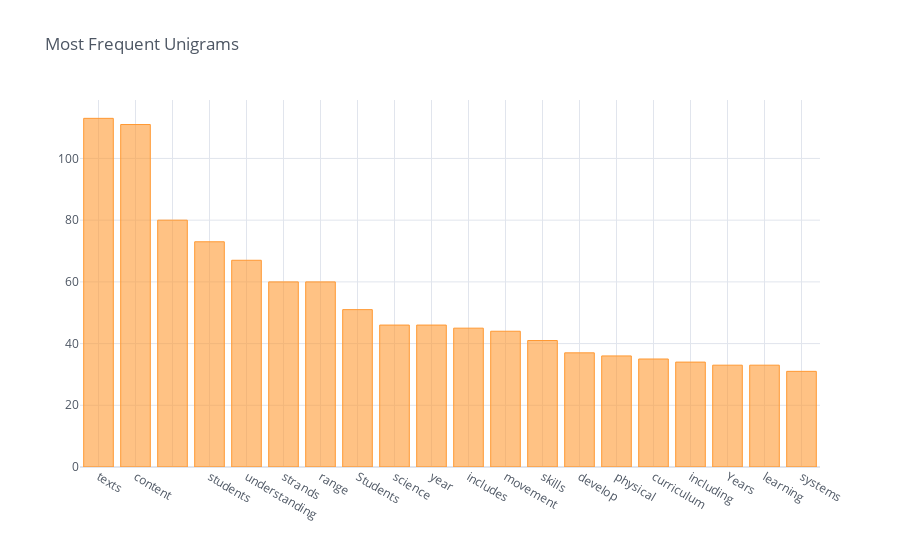

Notebook code for this chart:
### Markdown cell above
#### Most Frequent Unigrams

### Code cell
get_word_freq(df, 'tokenized', 1).head(20).iplot(kind='bar', title='Most Frequent Unigrams')

### Figure 1 — Plotly figure (JSON) as saved in the notebook; plotly's stock layout.template omitted (floating-point values rounded to 4 significant figures)
{"data": [{"marker": {"color": "rgba(255, 153, 51, 0.6)", "line": {"color": "rgba(255, 153, 51, 1.0)", "width": 1}}, "name": "Frequency", "orientation": "v", "text": "", "type": "bar", "x": ["texts", "content", "  ", "students", "understanding", "strands", "range", "Students", "science", "year", "includes", "movement", "skills", "develop", "physical", "curriculum", "including", "Years", "learning", "systems"], "y": [113, 111, 80, 73, 67, 60, 60, 51, 46, 46, 45, 44, 41, 37, 36, 35, 34, 33, 33, 31]}], "layout": {"legend": {"bgcolor": "#FFFFFF", "font": {"color": "#4D5663"}}, "paper_bgcolor": "#FFFFFF", "plot_bgcolor": "#FFFFFF", "title": {"font": {"color": "#4D5663"}, "text": "Most Frequent Unigrams"}, "xaxis": {"gridcolor": "#E1E5ED", "showgrid": true, "tickfont": {"color": "#4D5663"}, "title": {"font": {"color": "#4D5663"}, "text": ""}, "zerolinecolor": "#E1E5ED"}, "yaxis": {"gridcolor": "#E1E5ED", "showgrid": true, "tickfont": {"color": "#4D5663"}, "title": {"font": {"color": "#4D5663"}, "text": ""}, "zerolinecolor": "#E1E5ED"}}}
